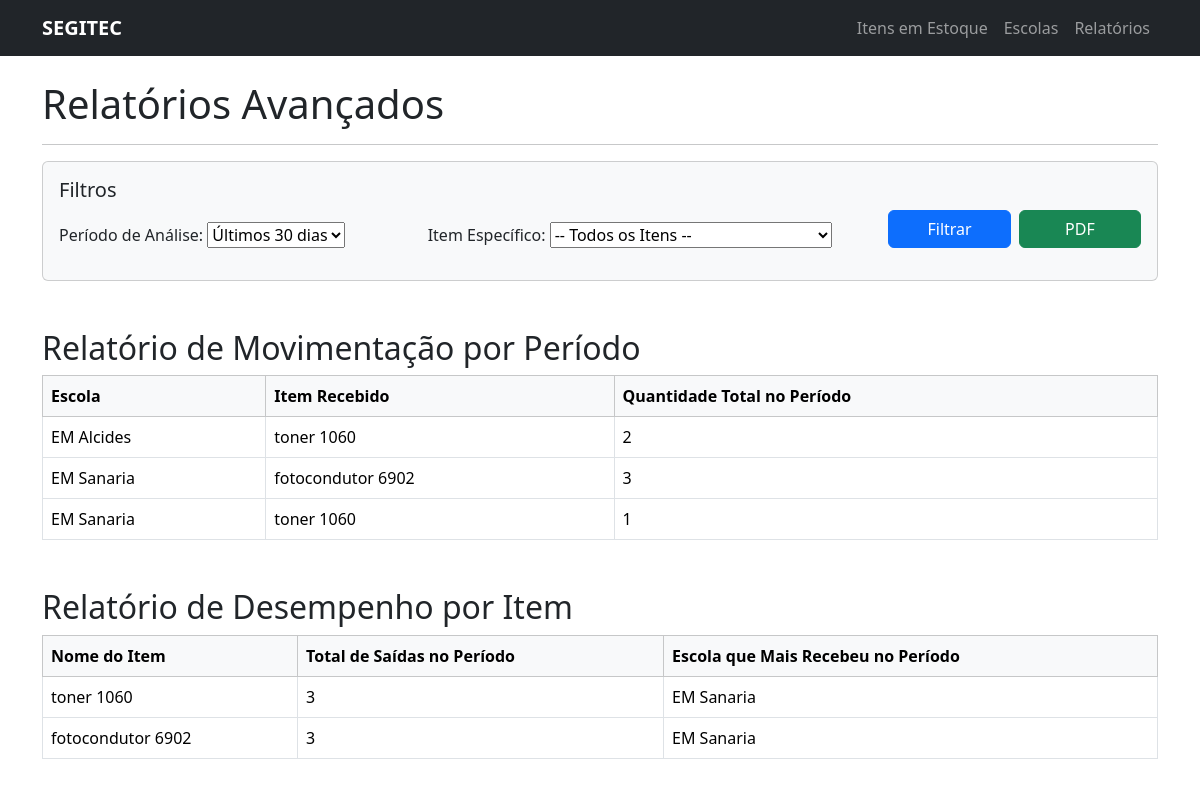
/relatorios/, run on the app's committed database.
### estoque/models.py (models this page shows)
class Item(models.Model):
    nome = models.CharField(max_length=200, verbose_name="Nome do Item")
    descricao = models.TextField(verbose_name="Descrição", null=True, blank=True)
    fornecedor = models.ForeignKey(Fornecedor, on_delete=models.SET_NULL, null=True, blank=True, verbose_name="Fornecedor")
    quantidade_total = models.PositiveIntegerField(verbose_name="Quantidade Total em Estoque")
    quantidade_disponivel = models.PositiveIntegerField(verbose_name="Quantidade Disponível")
    def __str__(self):
        return f"{self.nome} (Disponível: {self.quantidade_disponivel})"

### estoque/views.py (the view)
# urls.py: path('relatorios/', views.relatorios, name='relatorios'),
def relatorios(request):
    form = RelatorioFiltroForm(request.GET)
    movimentacoes_saida = Movimentacao.objects.filter(tipo='SAIDA')
    if form.is_valid():
        periodo = form.cleaned_data.get('periodo')
        item_selecionado = form.cleaned_data.get('item')
        if periodo and periodo != 'todos':
            dias = int(periodo)
            data_limite = timezone.now() - timedelta(days=dias)
            movimentacoes_saida = movimentacoes_saida.filter(data__gte=data_limite)
        if item_selecionado:
            movimentacoes_saida = movimentacoes_saida.filter(item=item_selecionado)
    relatorio_periodo = movimentacoes_saida.values(
        'escola__nome', 'item__nome'
    ).annotate(
        total_quantidade=Sum('quantidade')
    ).order_by('escola__nome', 'item__nome')
    relatorio_por_item = Item.objects.filter(
        id__in=movimentacoes_saida.values_list('item_id', flat=True).distinct()
    ).annotate(
        total_saida=Sum('movimentacao__quantidade', filter=Q(movimentacao__in=movimentacoes_saida)),
        escola_que_mais_recebeu=Max('movimentacao__escola__nome', filter=Q(movimentacao__in=movimentacoes_saida))
    ).order_by('-total_saida')
    context = {
        'form': form,
        'relatorio_periodo': relatorio_periodo,
        'relatorio_por_item': relatorio_por_item,
    }
    return render(request, 'estoque/relatorios.html', context)

### estoque/forms.py
class RelatorioFiltroForm(forms.Form):
    PERIODO_CHOICES = [
        ('30', 'Últimos 30 dias'),
        ('365', 'Último ano'),
        ('todos', 'Desde o início'),
    ]
    periodo = forms.ChoiceField(choices=PERIODO_CHOICES, label="Período de Análise", required=False)
    item = forms.ModelChoiceField(
        queryset=Item.objects.all(),
        required=False,
        label="Item Específico",
        empty_label="-- Todos os Itens --"
    )

### estoque/templates/estoque/relatorios.html (shortened to what this page needs)
{% extends 'estoque/base.html' %}
{% block content %}
    <h1>Relatórios Avançados</h1>
    <hr>
    <div class="card bg-light mb-4">
        <div class="card-body">
            <h5 class="card-title">Filtros</h5>
            <form method="get"> <div class="row align-items-end">
                    <div class="col-md-4 mb-3">{{ form.periodo.label_tag }} {{ form.periodo }}</div>
                    <div class="col-md-5 mb-3">{{ form.item.label_tag }} {{ form.item }}</div>
                    <div class="col-md-3 mb-3 d-flex">
                        <button type="submit" class="btn btn-primary w-100 me-2">Filtrar</button>
                        <button type="submit" formaction="{% url 'estoque:relatorios_pdf' %}" class="btn btn-success w-100">PDF</button>
                    </div>
                </div>
            </form>
        </div>
    </div>
    <h2 class="mt-5">Relatório de Movimentação por Período</h2>
    <table class="table table-hover table-bordered">
        <thead class="table-light">
            <tr>
                <th>Escola</th>
                <th>Item Recebido</th>
                <th>Quantidade Total no Período</th>
            </tr>
        </thead>
        <tbody>
            {% for linha in relatorio_periodo %}
            <tr>
                <td>{{ linha.escola__nome }}</td>
                <td>{{ linha.item__nome }}</td>
                <td>{{ linha.total_quantidade }}</td>
            </tr>
            {% empty %}
            <tr>
                <td colspan="3" class="text-center">Nenhum dado encontrado para os filtros selecionados.</td>
            </tr>
            {% endfor %}
        </tbody>
    </table>
    <h2 class="mt-5">Relatório de Desempenho por Item</h2>
    <table class="table table-hover table-bordered">
        <thead class="table-light">
            <tr>
                <th>Nome do Item</th>
                <th>Total de Saídas no Período</th>
                <th>Escola que Mais Recebeu no Período</th>
            </tr>
        </thead>
        <tbody>
            {% for item in relatorio_por_item %}
            <tr>
                <td>{{ item.nome }}</td>
                <td>{{ item.total_saida }}</td>
                <td>{{ item.escola_que_mais_recebeu }}</td>
            </tr>
            {% empty %}
            <tr>
                <td colspan="3" class="text-center">Nenhum dado encontrado para os filtros selecionados.</td>
            </tr>
            {% endfor %}
        </tbody>
    </table>
{% endblock %}

### data on the page
Item: escola__nome "EM Sanaria", item__nome "toner 1060", total_quantidade "1", nome "toner 1060", total_saida "3", escola_que_mais_recebeu "EM Sanaria"
Item: nome "fotocondutor 6902", total_saida "3", escola_que_mais_recebeu "EM Sanaria"

### other printed values
{{ linha.escola__nome }} "EM Alcides" "EM Sanaria"
{{ linha.item__nome }} "toner 1060" "fotocondutor 6902"
{{ linha.total_quantidade }} "2" "3"
